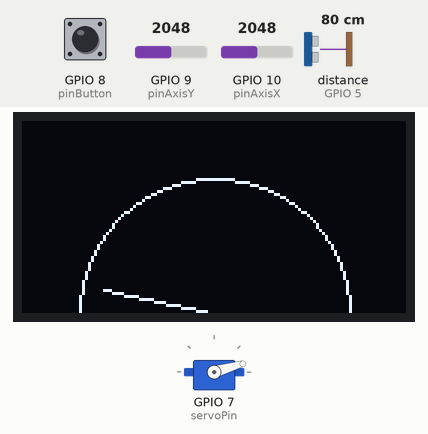
A sketch run on a simulated ESP32-S3. On the bench: 128×64 one-colour display, servo. Wiring (inferred from the names in the program): ultrasonic range finder: trigger GPIO 6; echo GPIO 5. The inputs (shaded band) are chosen by the test bench; at power-on: distance to the obstacle (sensor on GPIO 5) 80 cm, GPIO 8 (pinButton) HIGH, GPIO 9 (pinAxisY) = 2048, GPIO 10 (pinAxisX) = 2048. The echo pulse lasts 58.3 µs per cm; what the sketch prints to the serial monitor is not drawn.

Above: at 1.2 s.
1.3 s: distance to the obstacle (sensor on GPIO 5) set to 2 cm
At 1.53 s:
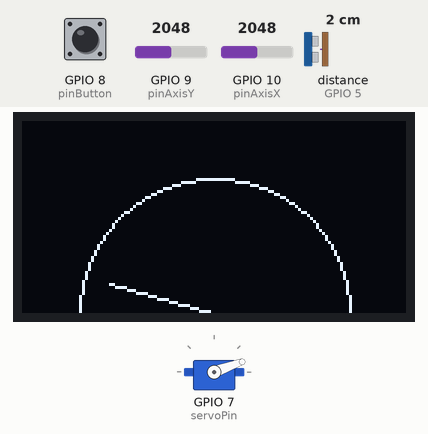
3.3 s: distance to the obstacle (sensor on GPIO 5) set to 250 cm
At 3.47 s:
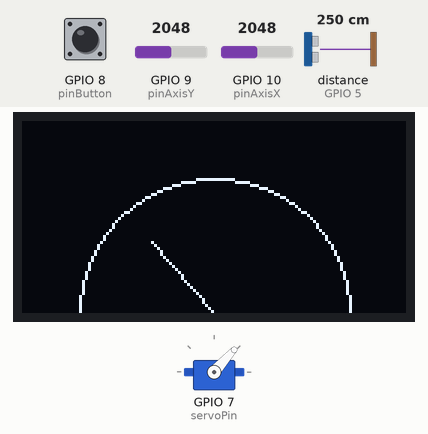
6.2 s: distance to the obstacle (sensor on GPIO 5) set to 4 cm
At 6.45 s:
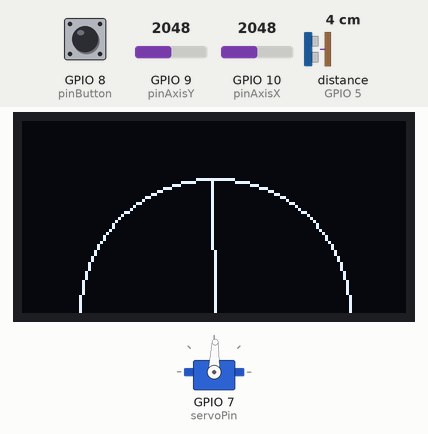
Timing chart, 0 to 31.8 s (numbered marks = the images above; inputs shaded):
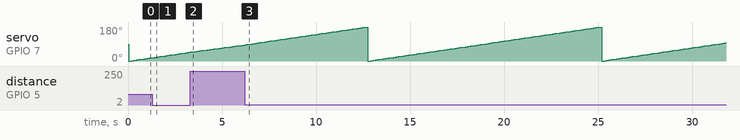

Measured:
- by itself, servo on GPIO 7 (servoPin): ramps from 0° to 180° and jumps back, once every 12.4 s

The sketch:

StickWithEngine_V1.ino
```cpp
#include <ESP32Servo.h>
#include <Arduino.h>
#include <U8g2lib.h>
#include <string>
#ifdef U8X8_HAVE_HW_SPI
#include <SPI.h>
#endif
#ifdef U8X8_HAVE_HW_I2C
#include <Wire.h>
#endif

Servo myservo;  // create servo object to control a servo

int pos = 0;    // variable to store the servo position
int servoPin = 7;

int pinAxisX = 10;
int pinAxisY = 9;
int pinButton = 8;
int trigPin = 6;    // Trigger
int echoPin = 5;    // Echo
long duration, cm, inches;

U8G2_SH1106_128X64_NONAME_F_HW_I2C u8g2(U8G2_R0, /* reset=*/ U8X8_PIN_NONE, 2, 1 );

void setup() {

  Serial.begin (9600);

  u8g2.begin();
	// Allow allocation of all timers
	ESP32PWM::allocateTimer(0);
	ESP32PWM::allocateTimer(1);
	ESP32PWM::allocateTimer(2);
	ESP32PWM::allocateTimer(3);
	myservo.setPeriodHertz(50);    // standard 50 hz servo
	myservo.attach(servoPin, 500, 2500); // attaches the servo on pin 18 to the servo object
	// using default min/max of 1000us and 2000us
	// different servos may require different min/max settings
	// for an accurate 0 to 180 sweep

  pinMode( pinAxisX, INPUT );
  pinMode( pinAxisY, INPUT );
  pinMode( pinButton, INPUT_PULLUP );

  pinMode(trigPin, OUTPUT);
  pinMode(echoPin, INPUT);
}

void loop()
{
    u8g2.clearBuffer();
    u8g2.setFont( u8g2_font_helvR08_tr );

    int valueX = analogRead( pinAxisX );
    int valueY = analogRead( pinAxisY );
    bool buttonPress = digitalRead( pinButton );
    int valueXMapped = map( valueX, 0, 4096, 0, 180 );

    int control = 0;
    int y = 64;
    int x = 19;
    for( int i = 0; i <= 180; i += 2 )
    {
        myservo.write( i );
        delay( 10 );

        u8g2.clearBuffer();

        u8g2.drawCircle(64, 64, 45, U8G2_DRAW_ALL);

        digitalWrite(trigPin, LOW);
        delayMicroseconds(5);
        digitalWrite(trigPin, HIGH);
        delayMicroseconds(10);
        digitalWrite(trigPin, LOW);

        pinMode(echoPin, INPUT);
        duration = pulseIn(echoPin, HIGH);

        // Convert the time into a distance
        cm = (duration/2) / 29.1;     // Divide by 29.1 or multiply by 0.0343
        inches = (duration/2) / 74;   // Divide by 74 or multiply by 0.0135

        // Serial.print(inches);
        // Serial.print("in, ");
        // Serial.print(cm);
        // Serial.print("cm");
        // Serial.println();

        u8g2.drawLine( 64, 64, x, y );

        if( y == 20 ) control = 1;

        if( y >= 20 && control == 1 ) y++;
        else if( y > 20 && control == 0 ) y--;

        x++;

        Serial.println( "x = " + String( x ) + " | y = " + String( y ) + " | control = " + String( control ) );

        // u8g2.drawLine( 64, 64, x, y );
        u8g2.sendBuffer();

        delay( 100 );
    }


    // control = 0;
    // y = 0;
    // x = 109;
    // for( int i = 180; i >= 0; i -= 2 )
    // {
    //     myservo.write( i );
    //     delay( 10 );

    //     u8g2.clearBuffer();


    //     u8g2.drawCircle(64, 64, 45, U8G2_DRAW_ALL);

    //     digitalWrite(trigPin, LOW);
    //     delayMicroseconds(5);
    //     digitalWrite(trigPin, HIGH);
    //     delayMicroseconds(10);
    //     digitalWrite(trigPin, LOW);

    //     pinMode(echoPin, INPUT);
    //     duration = pulseIn(echoPin, HIGH);

    //     // Convert the time into a distance
    //     cm = (duration/2) / 29.1;     // Divide by 29.1 or multiply by 0.0343
    //     inches = (duration/2) / 74;   // Divide by 74 or multiply by 0.0135

    //     // Serial.print(inches);
    //     // Serial.print("in, ");
    //     // Serial.print(cm);
    //     // Serial.print("cm");
    //     // Serial.println();

    //     // u8g2.drawLine( 64, 64, x, y );
    //     u8g2.sendBuffer();
    // }


}
```
